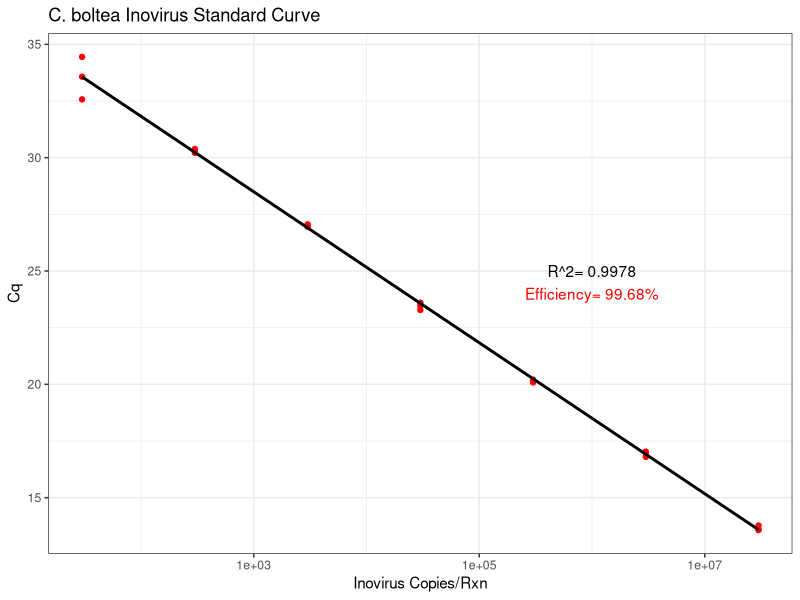
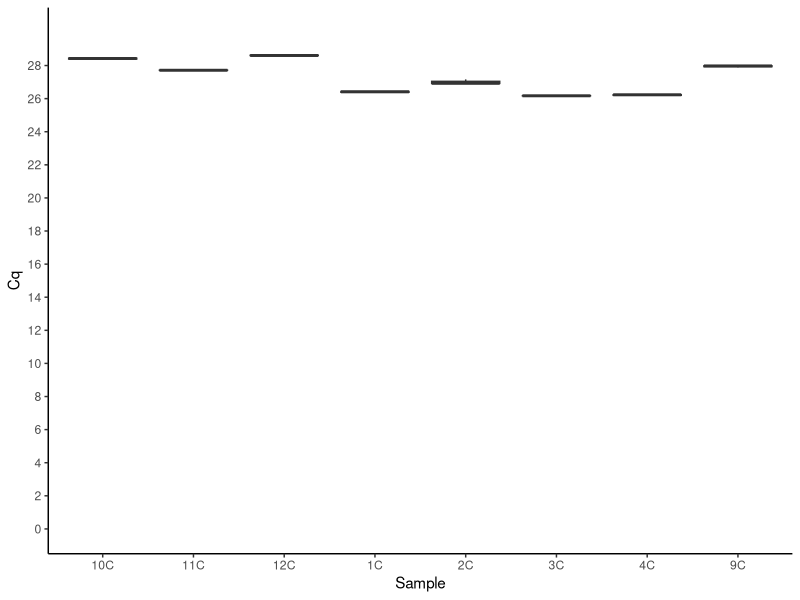
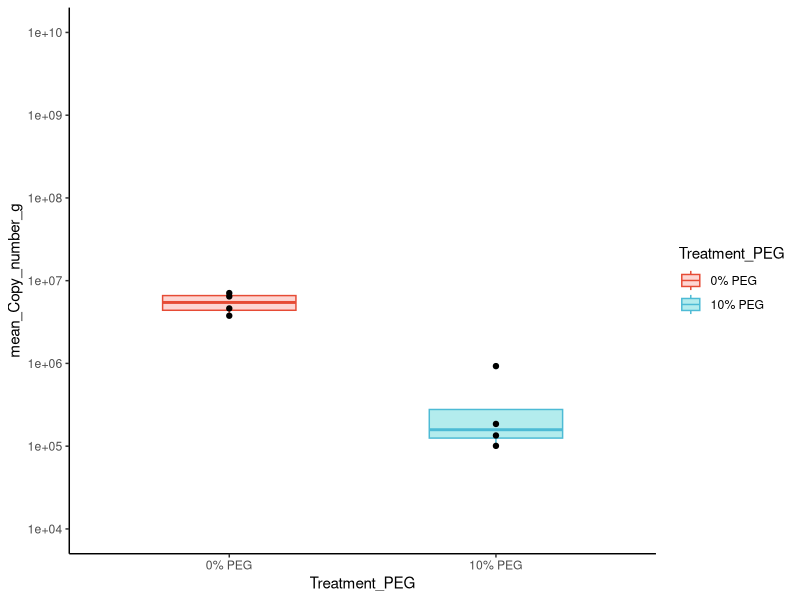
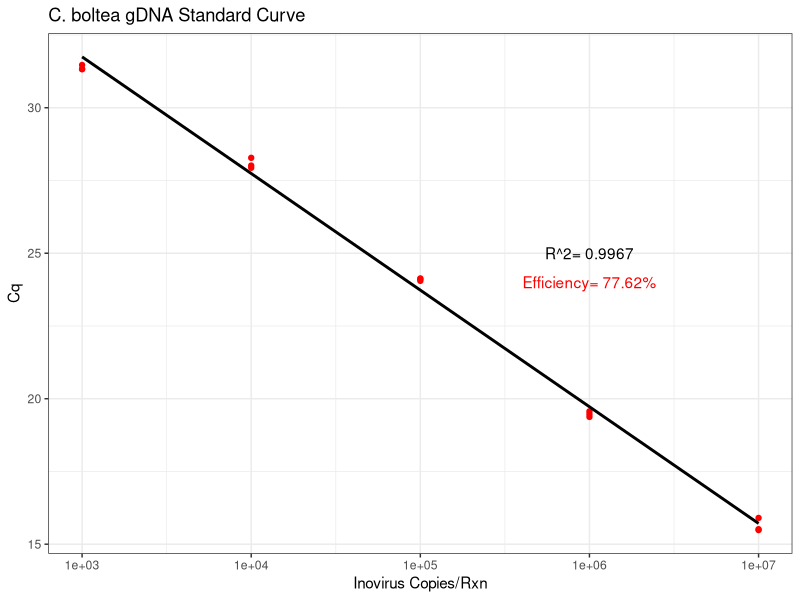
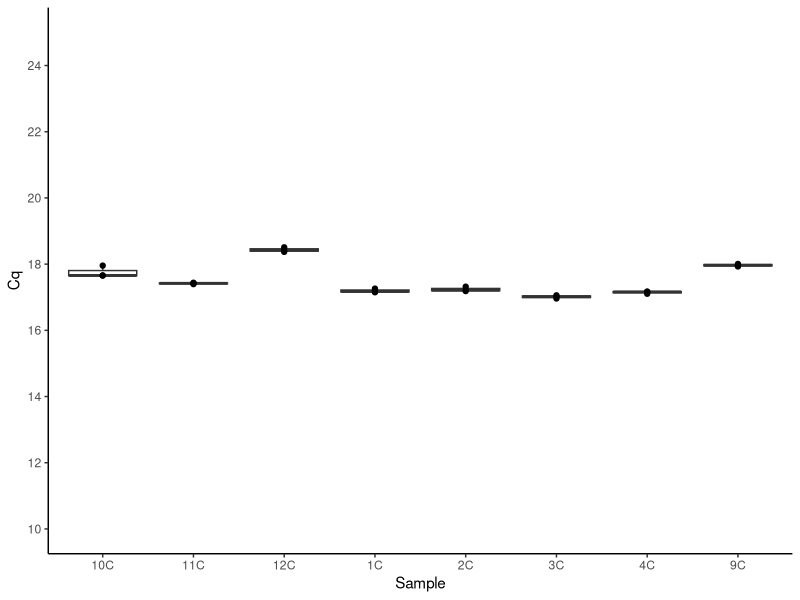
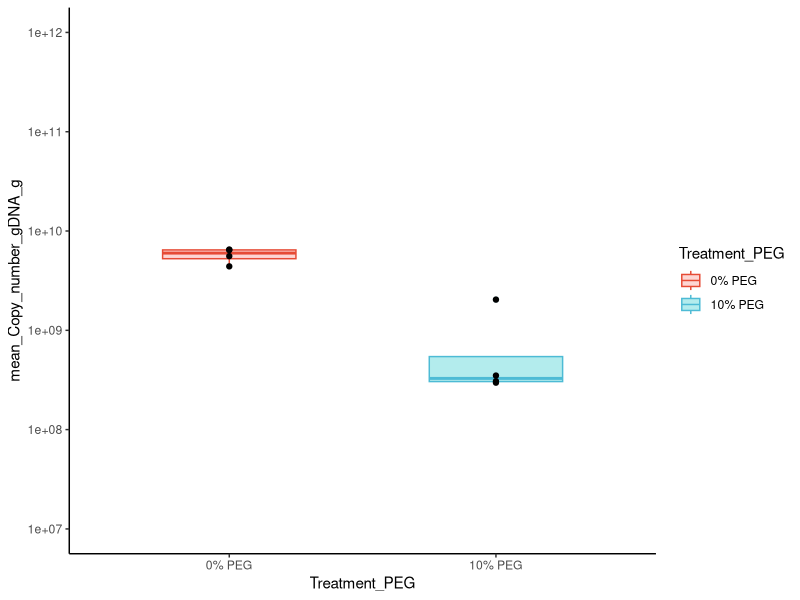
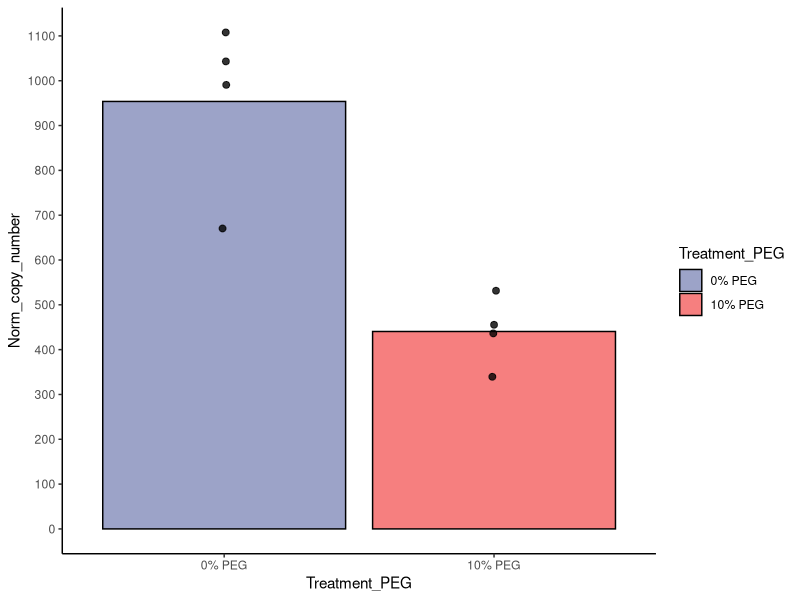

Write the R code that produced these figures, in order.
## ---- chunk 1
library(tidyverse)
library(readxl)
library(ggsci)
## ---- chunk 2
dat <- read_excel(path = "2022May01_qPCR_cecal_Bolt_results.xlsx")
dat
## ---- chunk 3
dat_bolt <- dat %>%
  filter(Sample == "PCR_std") %>% # keep wells with the standards
  rename(Copy_number =`Starting Quantity (SQ)`) %>%
  select(Sample, Cq, Copy_number) %>%
  group_by(Sample, Copy_number) %>%
  mutate(log_copy_number =log(Copy_number, base = 10))

dat_bolt

## ---- chunk 4
R_squared <- summary(lm(Cq ~ log_copy_number, data = dat_bolt))$r.squared
slope <- summary(lm(Cq ~ log_copy_number, data = dat_bolt))$coefficient[2]
Efficiency <- (10^(-1/slope)-1)*100

  dat_bolt %>%
  ggplot(aes(x = Copy_number, y = Cq)) +
    geom_point(color = "red") +
    geom_smooth(method = "lm", se = F, color = "black") + 
    annotate("text",x = 1e+06, y = 25, label =  paste0("R^2= ", round(R_squared, digits = 4))) +
    scale_x_log10() +
    annotate("text",x = 1e+06, y = 24, label =  paste0("Efficiency= ",round(Efficiency, digits = 2), "%"), color = "red") +
  
    theme_bw() +
    labs(x = "Inovirus Copies/Rxn", y = "Cq", title = "C. boltea Inovirus Standard Curve")

## ---- chunk 5
map_file <- read_excel(path = "2022May01_qPCR_cecal_Bolt_results.xlsx", sheet = "Sheet2") %>%
  mutate(Sample = substring(Sample, 1,4), Cage_num = factor(Cage_num)) %>%
  mutate(Cage_num = paste0("Cage #", Cage_num)) %>%
  mutate(Treatment_PEG = paste0(Treatment_PEG, "% PEG"))

map_file
## ---- chunk 6
# Linear regression model -> we will use this to interpolate the samples' Cq values
Bolt_lm <- lm(Cq ~ log_copy_number, data = dat_bolt)
slope <- coefficients(Bolt_lm)[2]
intercept <- coefficients(Bolt_lm)[1]


dat_samples<- dat %>%
  filter(!Sample %in% c("PCR_std", "gDNA_std"), Target == "Inov") %>%
  mutate(Target = factor(Target), Sample = factor(Sample)) %>%
  full_join(map_file) %>%
  
  select(Sample, Strain, Cq, Cage_num, Weight_sample, DF, Treatment_PEG) %>%
  mutate(Copy_number = round(10^((Cq -intercept)/slope),0)) %>%
  mutate(Copy_number_g = Copy_number*6*DF/Weight_sample) %>%
  
  # # Calculate the mean copy number for each sample
  group_by(Sample, Strain, Cage_num, Treatment_PEG) %>%
  summarise(mean_Copy_number = mean(Copy_number),
            mean_Copy_number_g = mean(Copy_number_g))

dat_samples
## ---- chunk 7
dat %>%
  filter(!Sample %in% c("PCR_std", "gDNA_std"), Target == "Inov") %>%
  mutate(Target = factor(Target), Sample = factor(Sample)) %>%
  ggplot(aes(x = Sample, y = Cq)) +
    geom_boxplot() +
    scale_y_continuous(limits = c(0,30), breaks = seq(0,28,2)) +
    theme_classic() +
  scale_color_jama()
## ---- chunk 8
dat_samples %>%
  ggplot(aes(x = Treatment_PEG, y = mean_Copy_number_g)) +
  geom_boxplot(aes(fill = Treatment_PEG, color = Treatment_PEG), alpha = 0.3, width = 0.5) +
  geom_point(width = 0.1, size =1.5) +
  scale_y_log10(limits = c(1e+04, 1e+10), n.breaks = 6) +
  scale_color_npg() +
  theme_classic()

## ---- chunk 9
dat_genome_std <- dat %>%
  filter(Sample == "gDNA_std") %>%
  rename(Copy_number =`Starting Quantity (SQ)`) %>%
  filter(Copy_number > 100) %>% # Take out this as it did not amplify
  select(Sample, Cq, Copy_number) %>%
  group_by(Sample, Copy_number) %>%
  mutate(log_copy_number =log(Copy_number, base = 10))

dat_genome_std
## ---- chunk 10
R_squared <- summary(lm(Cq ~ log_copy_number, data = dat_genome_std))$r.squared
slope <- summary(lm(Cq ~ log_copy_number, data = dat_genome_std))$coefficient[2]
Efficiency <- (10^(-1/slope)-1)*100

  dat_genome_std %>%
  ggplot(aes(x = Copy_number, y = Cq)) +
    geom_point(color = "red") +
    geom_smooth(method = "lm", se = F, color = "black") + 
    annotate("text",x = 1e+06, y = 25, label =  paste0("R^2= ", round(R_squared, digits = 4))) +
    scale_x_log10() +
    annotate("text",x = 1e+06, y = 24, label =  paste0("Efficiency= ",round(Efficiency, digits = 2), "%"), color = "red") +
  
    theme_bw() +
    labs(x = "Inovirus Copies/Rxn", y = "Cq", title = "C. boltea gDNA Standard Curve")

## ---- chunk 11
# Linear regression model
Bolt_genome_lm <- lm(Cq ~ log_copy_number, data = dat_genome_std)
slope <- coefficients(Bolt_genome_lm)[2]
intercept <- coefficients(Bolt_genome_lm)[1]


dat_samples_gDNA<- dat %>%
  
  # Filter data you want and then calculate copy number for each sample
  filter(!Sample %in% c("PCR_std", "gDNA_std"), Target == "gDNA") %>%
  mutate(Target = factor(Target), Sample = factor(Sample)) %>%
  full_join(map_file) %>%
  
  select(Sample, Strain, Cq, Cage_num, Weight_sample, DF, Treatment_PEG) %>%
  mutate(Copy_number_gDNA = round(10^((Cq -intercept)/slope),0)) %>%
  mutate(Copy_number_gDNA_g = Copy_number_gDNA*6*DF/Weight_sample) %>%
  
  # # Calculate the mean copy number for each sample
  group_by(Sample, Strain, Cage_num, Treatment_PEG) %>%
  summarise(mean_Copy_number_gDNA = mean(Copy_number_gDNA),
            mean_Copy_number_gDNA_g = mean(Copy_number_gDNA_g))

dat_samples_gDNA
## ---- chunk 12
dat %>%
  filter(!Sample %in% c("PCR_std", "gDNA_std"), Target == "gDNA") %>%
  mutate(Target = factor(Target), Sample = factor(Sample)) %>%
  ggplot(aes(x = Sample, y = Cq)) +
    geom_boxplot() +
    geom_point()+
    scale_y_continuous(limits = c(10,25), breaks = seq(10,25,2)) +
    theme_classic() +
  scale_color_jama()
## ---- chunk 13
dat_samples_gDNA %>%
  ggplot(aes(x = Treatment_PEG, y = mean_Copy_number_gDNA_g)) +
  #stat_summary(geom = "errorbar", fun.data = "mean_sdl", 
  #          fun.args = list(mult = 1), width = 0.1) +
  #stat_summary(geom = "boxplot", aes(fill = Cage_num), fun.y = mean, color = "black", width = 0.5) +
  geom_boxplot(aes(fill = Treatment_PEG, color = Treatment_PEG), alpha = 0.3, width = 0.5) +
  geom_point(width = 0.1, size =1.5) +
  scale_y_log10(limits = c(1e+07, 1e+12), n.breaks = 6) +
  scale_color_npg() +
  theme_classic()
## ---- chunk 14
norm_dat_Bolt <- dat_samples %>%
  select(Sample, Strain, Cage_num,Treatment_PEG, mean_Copy_number, mean_Copy_number_g) %>%
  full_join(dat_samples_gDNA %>% select(Sample, Strain, Cage_num, mean_Copy_number_gDNA, mean_Copy_number_gDNA_g)) %>%
  mutate(Norm_copy_number = round((mean_Copy_number/mean_Copy_number_gDNA)*1000000, 0))

norm_dat_Bolt
## ---- chunk 15
norm_dat_Bolt %>%
  ggplot(aes(x= Treatment_PEG, y= Norm_copy_number)) +
  stat_summary(geom = "errorbar", fun.data = "mean_sdl", 
            fun.args = list(mult = 1), width = 0.1) +
  stat_summary(geom = "bar", aes(fill = Treatment_PEG), fun.y = mean, color = "black", alpha = 0.5) +
  geom_jitter(width = 0.01, size =2, alpha = 0.8) +
  scale_y_continuous(n.breaks = 12) + 
  scale_fill_aaas() +
  theme_classic()
 
